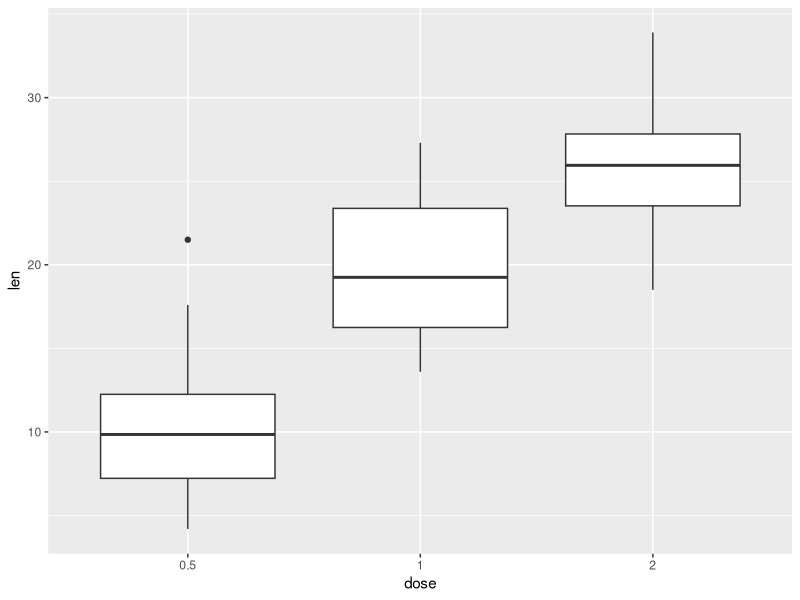
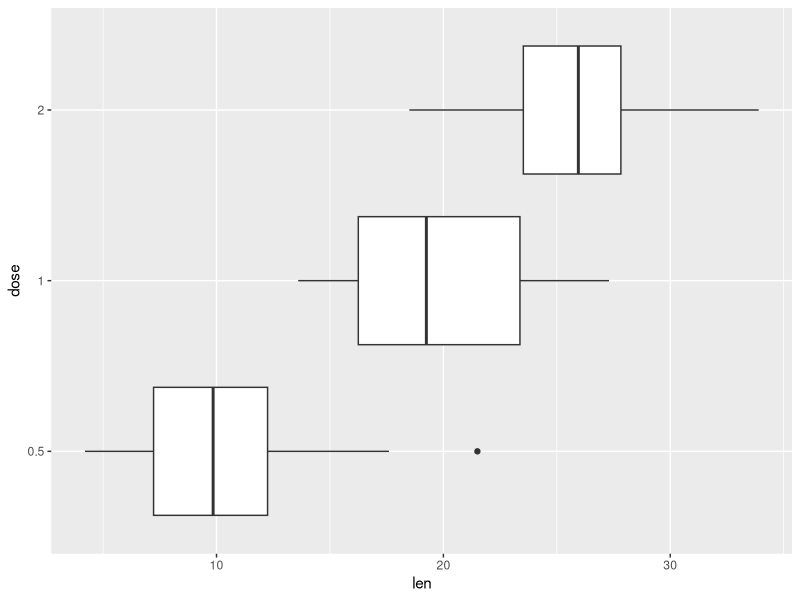
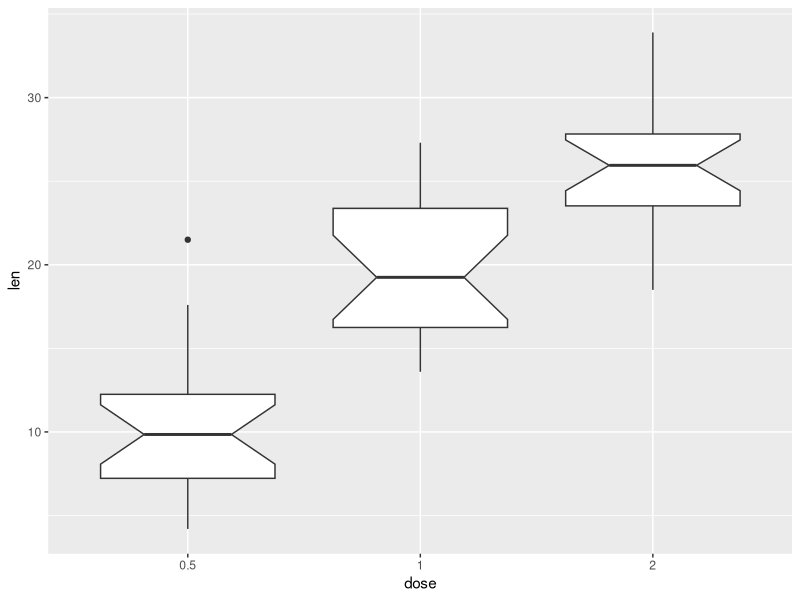
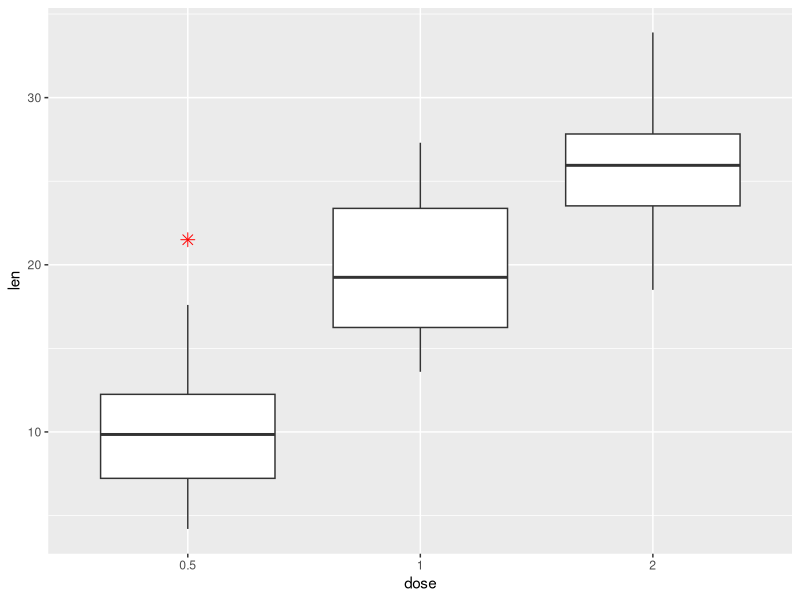
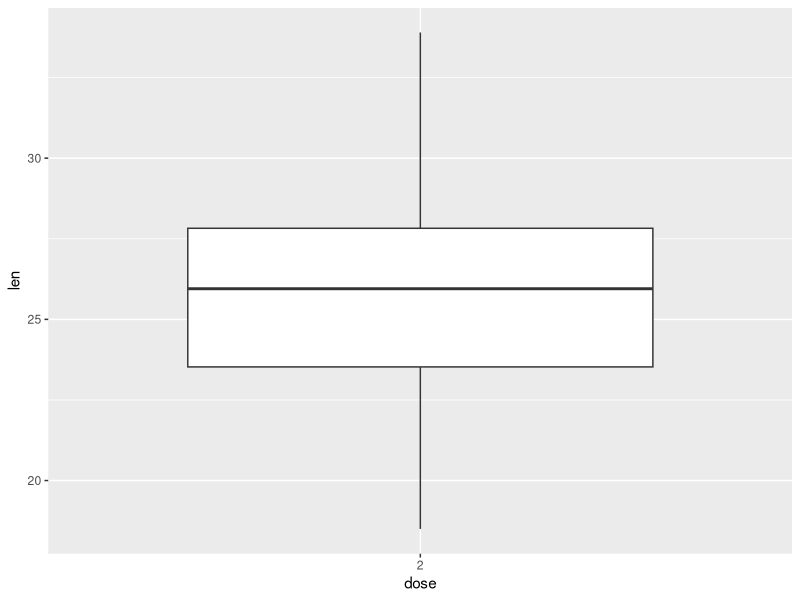
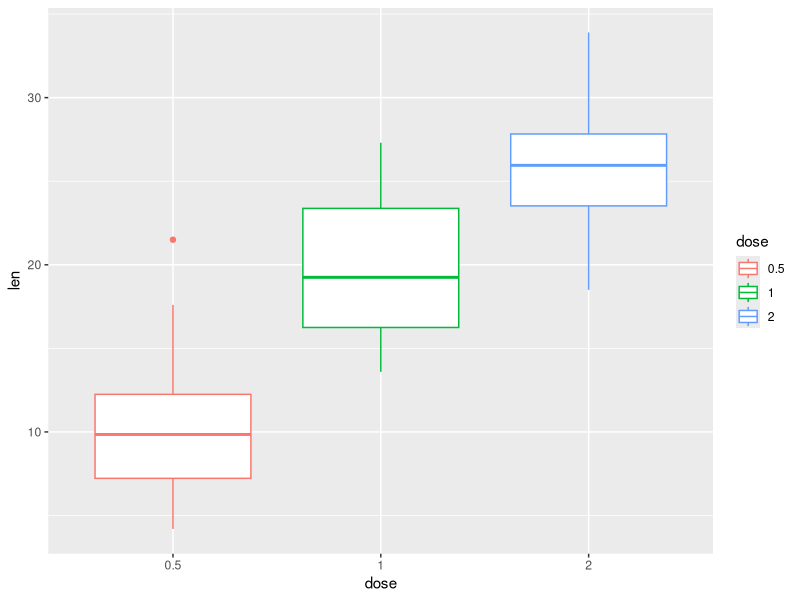
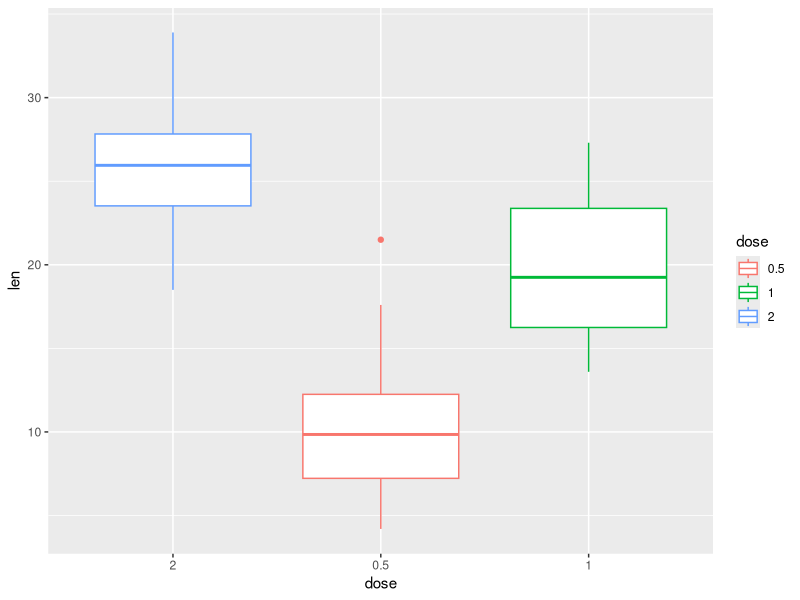
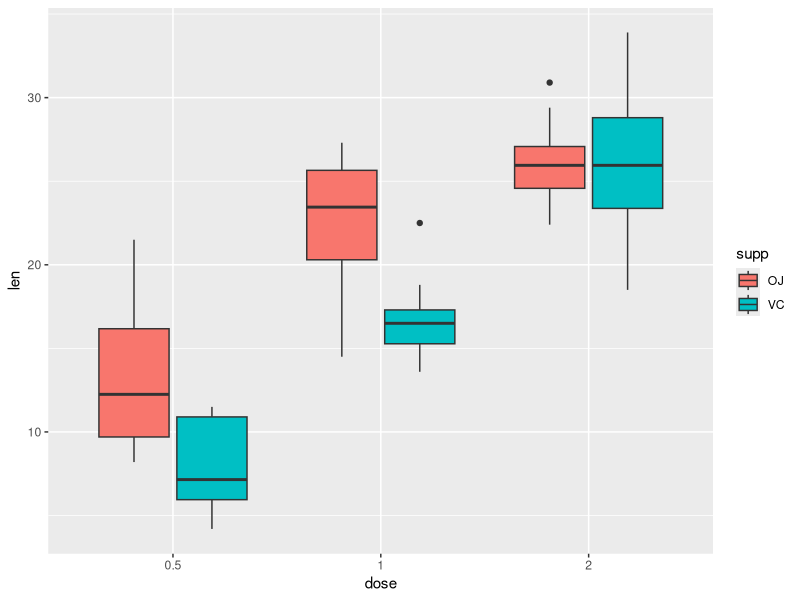

The R script that drew these images, in order:
# Loading the dataset
myData = ToothGrowth

# Converting the variable dose from a numeric to a factor variable
myData$dose = as.factor(myData$dose)

library(ggplot2)

# Basic boxplot
ggplot(myData, aes(x = dose, y = len)) + 
  geom_boxplot()

# Rotating the box plot
ggplot(myData, aes(x = dose, y = len)) + 
  geom_boxplot() +
  coord_flip()

# Notched box plot
ggplot(myData, aes(x = dose, y = len)) + 
  geom_boxplot(notch = T)

# Changing outlier color, shape, and size
ggplot(myData, aes(x = dose, y = len)) + 
  geom_boxplot(outlier.color = "red", outlier.shape = 8,
               outlier.size = 3)

# Choosing which item to display
ggplot(myData, aes(x = dose, y = len)) + 
  geom_boxplot(outlier.color = "red", outlier.shape = 8,
               outlier.size = 3) +
  scale_x_discrete(limits = c("2"))

# Changing box plot line colors by groups
ggplot(myData, aes(x = dose, y = len, color = dose)) + 
  geom_boxplot()

# Changing the item order
ggplot(myData, aes(x = dose, y = len, color = dose)) + 
  geom_boxplot() +
  scale_x_discrete(limit = c("2", "0.5", "1"))

# Box plot with multiple groups
ggplot(myData, aes(x = dose, y = len, fill = supp)) + 
  geom_boxplot()

# Changing the position
ggplot(myData, aes(x = dose, y = len, fill = supp)) + 
  geom_boxplot(position = position_dodge(1))


